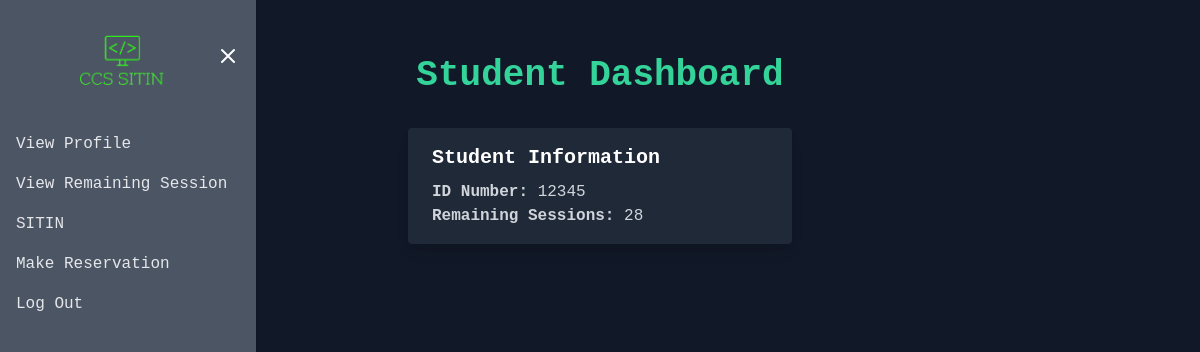
The page /view_remaining.php (signed in) on the database as committed earlier.
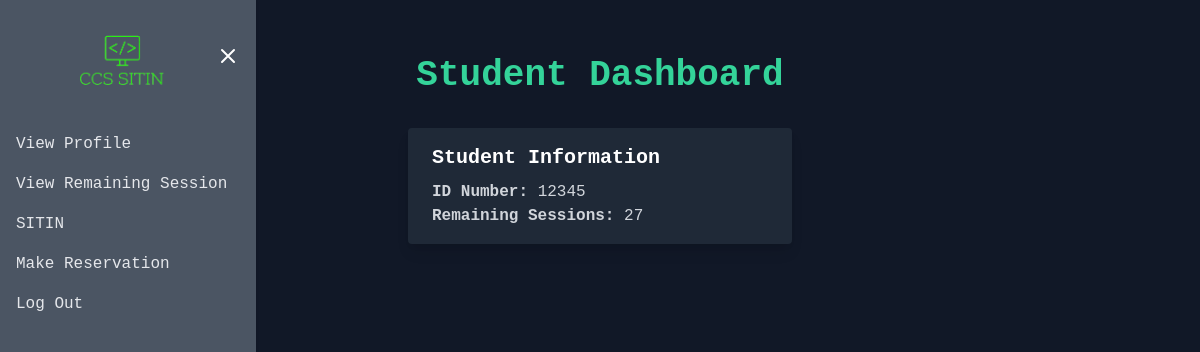
The same page on the database as committed later.
### tables this page shows
CREATE TABLE sitin_student (
    id INTEGER PRIMARY KEY AUTOINCREMENT,
    id_number TEXT,
    firstname TEXT,
    lastname TEXT,
    purpose TEXT,
    lab TEXT,
    remaining_sessions INTEGER,
    time_in TEXT,
    time_out TEXT,
    status TEXT
);

### view_remaining.php (the view, shortened to what this page needs)
<!DOCTYPE html>
<html lang="en">
<head>
  <link href="https://cdn.jsdelivr.net/npm/tailwindcss@2.2.16/dist/tailwind.min.css" rel="stylesheet">
</head>
<body class="flex min-h-screen bg-gray-900 font-mono text-white">
  <div class="fixed inset-y-0 w-64 bg-white shadow pt-5 h-screen overflow-auto transition duration-300 ease-in-out bg-gray-600 text-white" id="sidebar">
    <div class="flex items-center justify-between px-4 mb-6 ">
      <div class="flex items-center">
        &nbsp;&nbsp;&nbsp;&nbsp;&nbsp;<img src="img/logo.png" alt="Logo" class="h-20 mr-4" />
      </div>
      <div>
        <button id="close-menu" class="focus:outline-none">
          <svg class="h-6 w-6 text-white hover:text-gray-900" viewBox="0 0 24 24" fill="none" xmlns="http://www.w3.org/2000/svg">
            <path d="M6 18L18 6M6 6L18 18" stroke="currentColor" stroke-width="2" stroke-linecap="round" stroke-linejoin="round"></path>
          </svg>
        </button>
      </div>
    </div>
    <ul class="mt-6 bg-gray-600">
      <li>
        <a href="profile.php" class="text-gray-200 hover:text-white hover:bg-gray-400 font-medium px-4 py-2 rounded-md block">
          View Profile
        </a>
      </li>
      <li>
        <a href="view_remaining.php" class="text-gray-200 hover:text-white hover:bg-gray-400 font-medium px-4 py-2 rounded-md block">
          View Remaining Session
        </a>
      </li>
      <li>
        <a href="#" class="text-gray-200 hover:text-white font-medium hover:bg-gray-400 px-4 py-2 rounded-md block active">
          SITIN
        </a>
      </li>
      <li>
        <a href="#" class="text-gray-200 hover:text-white hover:bg-gray-400 font-medium px-4 py-2 rounded-md block">
          Make Reservation
        </a>
      </li>
      <li>
        <a href="login.php" class="text-gray-200 hover:text-white hover:bg-gray-400 font-medium px-4 py-2 rounded-md block">
          Log Out
        </a>
      </li>
    </ul>
  </div>
  <div class="flex-1 px-8 py-6">
    <button id="menu-toggle" class="focus:outline-none">
    </button>
    <center>
      <h2 class="text-4xl font-semibold mb-6 text-green-400">Student Dashboard</h2>
    </center>
    <div class="mt-8">
      <table class="min-w-full divide-y divide-gray-200">
        <tbody class="bg-gray-900 divide-y divide-gray-200">
        <?php
          $current_id_number = $_SESSION['id_number'];
          $database = new SQLite3('sitin.db');
          $sql = "SELECT id_number, remaining_sessions FROM sitin_student WHERE id_number = :id_number";
          $stmt = $database->prepare($sql);
          $stmt->bindValue(':id_number', $current_id_number, SQLITE3_TEXT);
          $result = $stmt->execute();
          if ($result) {
              $row = $result->fetchArray(SQLITE3_ASSOC);
              echo "<div class='max-w-sm mx-auto bg-gray-800 rounded overflow-hidden shadow-lg'>";
              echo "<div class='px-6 py-4'>";
              echo "<div class='font-bold text-xl mb-2 text-white'>Student Information</div>";
              echo "<p class='text-gray-300'><strong>ID Number:</strong> " . $row["id_number"] . "</p>";
              echo "<p class='text-gray-300'><strong>Remaining Sessions:</strong> " . $row["remaining_sessions"] . "</p>";
              echo "</div>";
              echo "</div>";
          } else {
              echo "<p class='text-center text-gray-300'>No results found</p>";
          }
          ?>
        </tbody>
      </table>
    </div>
  </div>
</body>
</html>

Rows that differ between the two databases and show on the page:
changed sitin_student: remaining_sessions "28" → "27"
